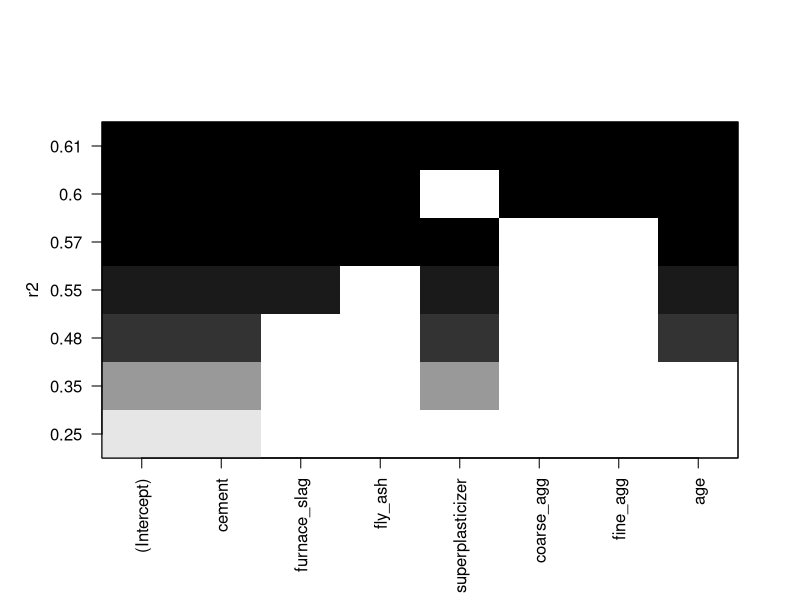

This figure's R source:
## ---- chunk 1
library(readxl)
concrete = read_excel("Concrete_Data.xls")
new_names = c("cement", "furnace_slag", "fly_ash", "water", "superplasticizer",
              "coarse_agg", "fine_agg", "age", "concrete_strength")
colnames(concrete) = new_names
## ---- chunk 2
library(leaps) 
exh = regsubsets(concrete_strength ~.-water, data = concrete, nvmax = 8) 
exhs = summary(exh)
exhs$outmat
## ---- chunk 3
plot(exh, scale = "r2")
